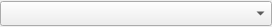
<?xml version="1.0" encoding="UTF-8"?>
<ui version="4.0">
 <class>ActionBox</class>
 <widget class="QWidget" name="ActionBox">
  <property name="geometry">
   <rect>
    <x>0</x>
    <y>0</y>
    <width>272</width>
    <height>27</height>
   </rect>
  </property>
  <property name="windowTitle">
   <string>Form</string>
  </property>
  <layout class="QGridLayout" name="gridLayout">
   <property name="horizontalSpacing">
    <number>0</number>
   </property>
   <property name="margin">
    <number>0</number>
   </property>
   <item row="0" column="0">
    <widget class="QComboBox" name="action_box">
     <property name="minimumSize">
      <size>
       <width>0</width>
       <height>25</height>
      </size>
     </property>
    </widget>
   </item>
  </layout>
 </widget>
 <resources/>
 <connections/>
</ui>
